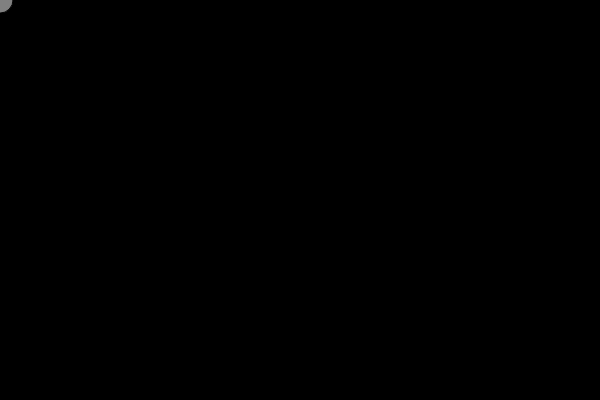
Frame 1 (no input)
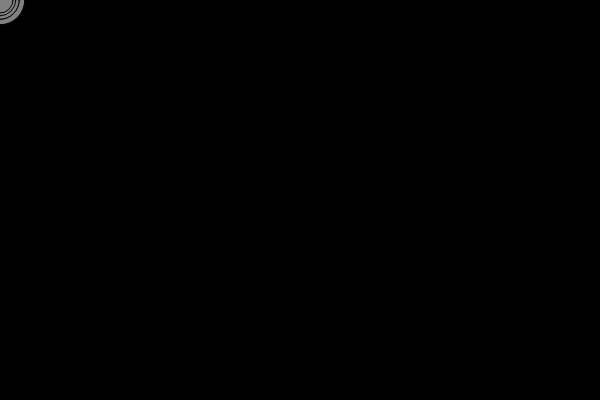
Frame 60 (no input)
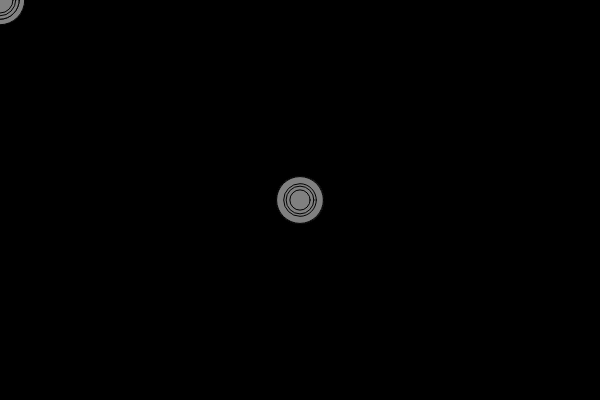
Frame 120 (the mouse pressed at the canvas centre since frame 60)

The p5.js sketch that drew these frames (run headless with seeded random() and noise() and a simulated clock; from frame 60 on, the mouse is pressed at the canvas centre):

// p5.js sketch
// ── sketch.js
let growth, detect;

function setup() {
  createCanvas(600, 400);
  background(0);
}

function draw() {
  fill(128);
  let growth = random(20, 50);
  let movement = mouseX - pmouseX;
  console.log("movement= " + movement);
  if (movement > 10) {
    growth = 0;
    console.log("steady");
  }
  growth = random(20, 50);
  circle(mouseX, mouseY, growth);
}
